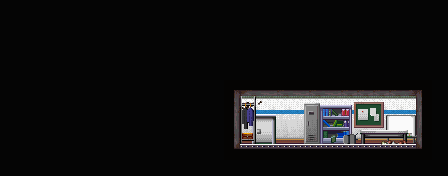

A level layout from a 2D game, rendered from its tile map. Below: a short description, then the map file with tile-grid data replaced by summaries:
An orthogonal 28x11 tile map with 16x16 px tiles, 2 tile layers (Skirt, Passability), 1 hidden layer not drawn, 2 tilesets, 1 image layer and 3 objects (Door, Target, Event).

<map version="1.2" tiledversion="1.3.1" orientation="orthogonal" renderorder="right-down" compressionlevel="0" width="28" height="11" tilewidth="16" tileheight="16" infinite="0" nextlayerid="9" nextobjectid="5">
 <editorsettings>
  <export target="Interior01..tmx" format="tmx" />
 </editorsettings>
 <tileset firstgid="1" source="../Tilesets/general.tsx" />
 <tileset firstgid="81" source="../Tilesets/Editor.tsx" />
 <layer id="1" name="Skirt" width="28" height="11">
  <data>[308 cells, 308 non-empty, 1 distinct tile ids]</data>
 </layer>
 <imagelayer id="7" name="back" offsetx="224" offsety="80">
  <image source="Images/WarehouseRoom.png" width="208" height="80" />
 </imagelayer>
 <layer id="3" name="Passability" width="28" height="11" opacity="0">
  <properties>
   <property name="CheckPassability" type="bool" value="true" />
  </properties>
  <data>[308 cells, 3 non-empty, 1 distinct tile ids]</data>
 </layer>
 <objectgroup id="4" name="Object Layer 1">
  <object id="1" type="Door" x="256" y="112" width="16" height="16">
   <properties>
    <property name="onCollide" value="playScene('door_common'); teleport('Warehouse/InteriorHall', 'interior05')" />
    <property name="passable" value="IMPASSABLE" />
   </properties>
  </object>
  <object id="2" name="entry" type="Target" x="256" y="128" width="16" height="16" />
  <object id="4" name="control/2_13" type="Event" x="144" y="32" width="16" height="16">
   <properties>
    <property name="hide" value="return getSwitch('control/2_13')" />
    <property name="onEnter" value="setNextScript('control/2_13'); setSwitch('control/2_13', true)" />
   </properties>
  </object>
 </objectgroup>
 <imagelayer id="8" name="fore" visible="0" offsetx="224" offsety="80">
  <image source="Images/WarehouseRoomTop.png" width="208" height="80" />
 </imagelayer>
</map>
